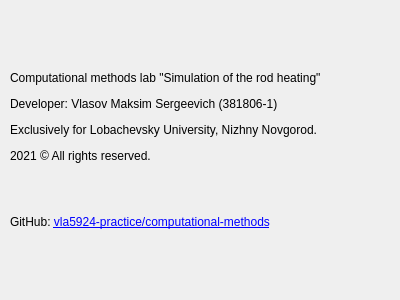
<?xml version="1.0" encoding="UTF-8"?>
<ui version="4.0">
 <class>AboutDialog</class>
 <widget class="QDialog" name="AboutDialog">
  <property name="geometry">
   <rect>
    <x>0</x>
    <y>0</y>
    <width>400</width>
    <height>300</height>
   </rect>
  </property>
  <property name="windowTitle">
   <string>About</string>
  </property>
  <property name="whatsThis">
   <string notr="true"/>
  </property>
  <widget class="QLabel" name="label">
   <property name="geometry">
    <rect>
     <x>10</x>
     <y>10</y>
     <width>381</width>
     <height>281</height>
    </rect>
   </property>
   <property name="text">
    <string>&lt;html&gt;&lt;head/&gt;&lt;body&gt;&lt;p&gt;Computational methods lab &amp;quot;Simulation of the rod heating&amp;quot;&lt;/p&gt;&lt;p&gt;Developer: Vlasov Maksim Sergeevich (381806-1)&lt;/p&gt;&lt;p&gt;Exclusively for Lobachevsky University, Nizhny Novgorod. &lt;/p&gt;&lt;p&gt;2021 © All rights reserved.&lt;/p&gt;&lt;p&gt;&lt;br/&gt;&lt;/p&gt;&lt;p&gt;GitHub: &lt;a href=&quot;https://github.com/vla5924-practice/computational-methods/tree/main/03_heating&quot;&gt;&lt;span style=&quot; text-decoration: underline; color:#0000ff;&quot;&gt;vla5924-practice/computational-methods&lt;/span&gt;&lt;/a&gt;&lt;/p&gt;&lt;/body&gt;&lt;/html&gt;</string>
   </property>
   <property name="textFormat">
    <enum>Qt::RichText</enum>
   </property>
  </widget>
 </widget>
 <resources/>
 <connections/>
</ui>
